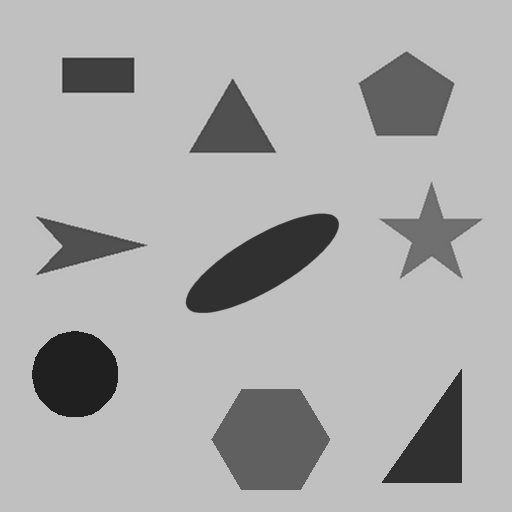
//> input picture part4/shapedetect/polygon.bmp, 512 x 512 px
$ ./main   (built with g++ and OpenCV 4)
//> lines starting //> are read from the running program, lines starting //| are printed output that depends on the picture; after the words box and inside, x2 and y2 are one past the last pixel; in counts of white or black regions, pixels touching at a corner belong together
#pragma warning(disable: 4819)

#include "opencv2/opencv.hpp"
#include <iostream>

using namespace cv;
using namespace std;

void setLabel(Mat& img, const string label, vector<Point>& contour)
{
	polylines(img, contour, true, Scalar(0, 255, 255), 2);

	int fontface = FONT_HERSHEY_SIMPLEX;
	double scale = 0.4;
	int thickness = 1;
	int baseline = 0;

	Size text = getTextSize(label, fontface, scale, thickness, &baseline);
	Rect r = boundingRect(contour);

	Point pt(r.x + ((r.width - text.width) / 2), r.y + ((r.height + text.height) / 2));
	rectangle(img, pt + Point(0, baseline), pt + Point(text.width, -text.height), CV_RGB(255, 255, 255), CV_FILLED);
	putText(img, label, pt, fontface, scale, CV_RGB(0, 0, 0), thickness, LINE_8);
}

int main(int argc, char* argv[])
{
	Mat src = imread("polygon.bmp", IMREAD_GRAYSCALE);
//> src is the input picture: 512 rows x 512 cols, CV_8UC1; min 32, max 210, mean 171.7

	if (src.empty()) {
		cerr << "Image load failed!" << endl;
		return -1;
	}

	namedWindow("src");
	imshow("src", src);

	Mat src_bin;
	threshold(src, src_bin, 0, 255, THRESH_BINARY_INV | THRESH_OTSU);
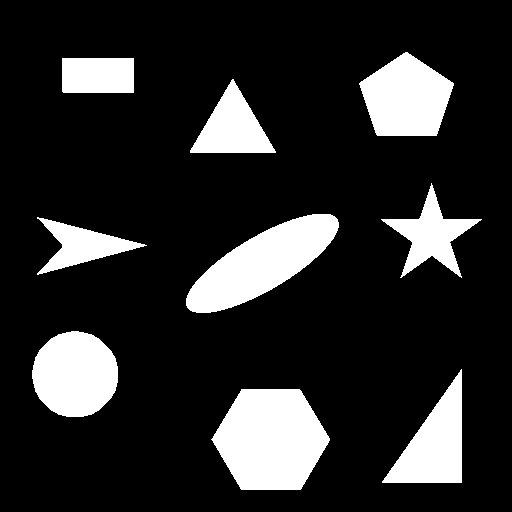
//> src_bin: 512 rows x 512 cols, CV_8UC1; 16.8% white; 9 white regions, largest, box (x1, y1, x2, y2) and area: (211, 389, 330, 490) 8989, (186, 214, 339, 313) 7441, (32, 331, 118, 417) 5804

	erode(src_bin, src_bin, Mat());
	dilate(src_bin, src_bin, Mat());
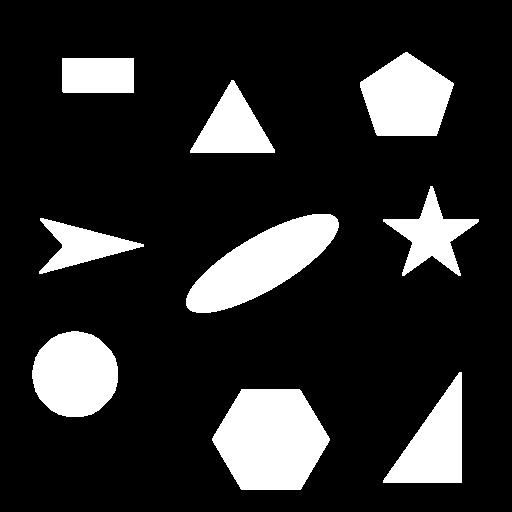
//> src_bin: 512 rows x 512 cols, CV_8UC1; 16.8% white; 9 white regions

	namedWindow("src_bin");
	imshow("src_bin", src_bin);

	vector<vector<Point> > contours;
	findContours(src_bin, contours, RETR_EXTERNAL, CHAIN_APPROX_NONE);
//> contours = 9 contours; largest, box (x1, y1, x2, y2) and area: (212, 389, 330, 490) 8828, (186, 214, 339, 313) 7273, (32, 331, 118, 417) 5684, (360, 52, 454, 136) 5490, (383, 372, 462, 483) 4474

	Mat dst;
	cvtColor(src, dst, COLOR_GRAY2BGR);

	for (unsigned i = 0; i < contours.size(); i++) {
		vector<Point> approx;
		approxPolyDP(contours[i], approx, arcLength(contours[i], true)*0.02, true);

		if (fabs(contourArea(contours[i])) < 100 || !isContourConvex(approx))
			continue;

		int vtc = int(approx.size());

		if (vtc == 3) {
			setLabel(dst, "TRI", contours[i]);
		} else if (vtc == 4) {
			setLabel(dst, "RECT", contours[i]);
		} else if (vtc == 5) {
			setLabel(dst, "PENTA", contours[i]);
		} else if (vtc == 6) {
			setLabel(dst, "HEXA", contours[i]);
		} else {
			// 원 검출
			double area = contourArea(contours[i]);
			double len = arcLength(contours[i], true);

			if ((4. * CV_PI * area / (len * len)) > 0.9) {
				setLabel(dst, "CIR", contours[i]);
			}
		}
	}
//> this loop made 9 passes
//> (vtc, area, len, text in setLabel, r in setLabel, pt in setLabel) on pass 3: (8, 5684, 280.2, Size(21, 9), Rect(32, 331, 86, 86), Point(64, 378))
//> (approx, vtc, text in setLabel, r in setLabel, pt in setLabel) on passes 2, 7, 8: (3 Points (x, y): [461, 372], [383, 482], [461, 482], 3, Size(19, 9), Rect(383, 372, 79, 111), Point(413, 432)), (3 Points (x, y): [190, 150], [274, 152], [233, 80], 3, Size(19, 9), Rect(190, 80, 85, 73), Point(223, 121)), (4 Points (x, y): [62, 58], [63, 92], [133, 92], [133, 58], 4, Size(32, 9), Rect(62, 58, 72, 35), Point(82, 80))
//> pass 1, in setLabel, `putText(img, label, pt, fontface, scale, CV_RGB(0, 0, 0), thickness, L..`:
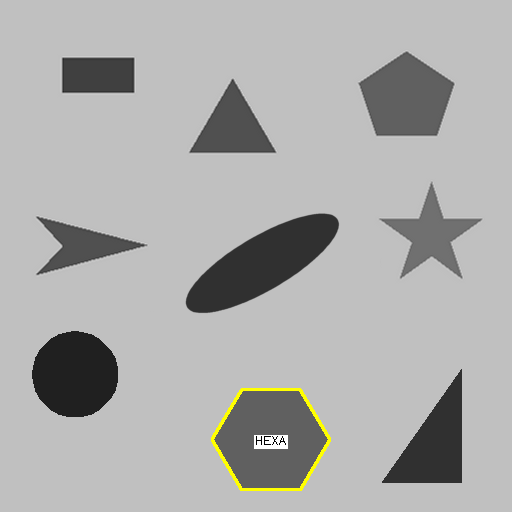
//> img: 512 rows x 512 cols, CV_8UC3; 0.63% of pixels changed, all inside (x1, y1, x2, y2) = (211, 388, 331, 491)
//> pass 2, in setLabel (call 2), `putText(img, label, pt, fontface, scale, CV_RGB(0, 0, 0), thickness, L..`:
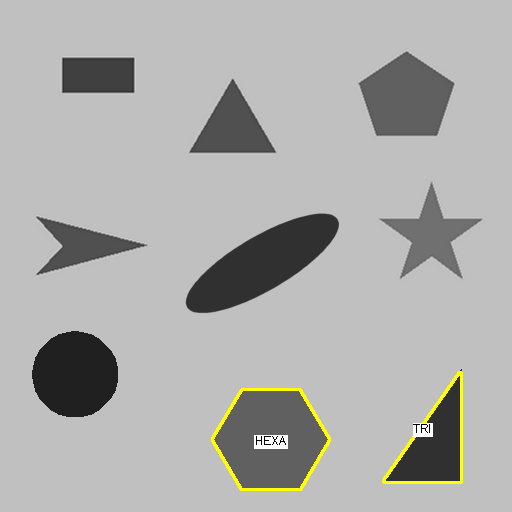
//> img: 512 rows x 512 cols, CV_8UC3; 0.48% of pixels changed, all inside (x1, y1, x2, y2) = (382, 371, 463, 484)
//> pass 3, in setLabel (call 3), `putText(img, label, pt, fontface, scale, CV_RGB(0, 0, 0), thickness, L..`:
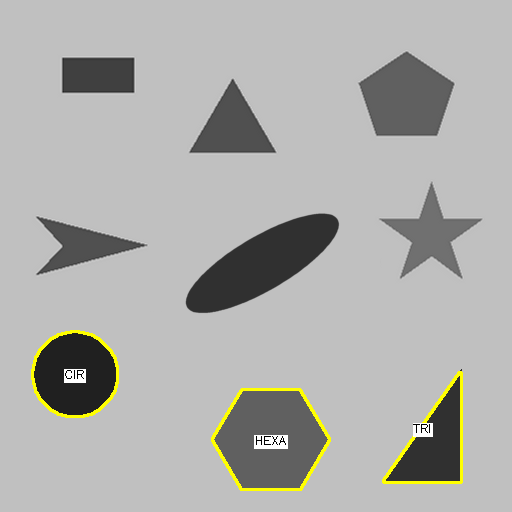
//> img: 512 rows x 512 cols, CV_8UC3; 0.47% of pixels changed, all inside (x1, y1, x2, y2) = (31, 330, 119, 418)
//> after the loop:
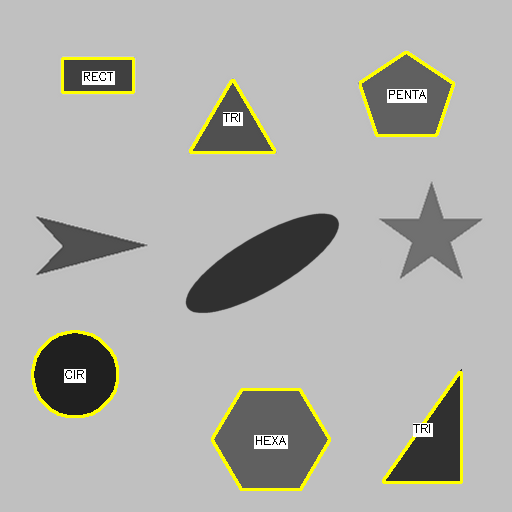
//> dst: 512 rows x 512 cols, CV_8UC3; 3.01% of pixels changed, all inside (x1, y1, x2, y2) = (31, 51, 463, 491)

	namedWindow("dst");
	imshow("dst", dst);

	waitKey(0);
	return 0;
}
